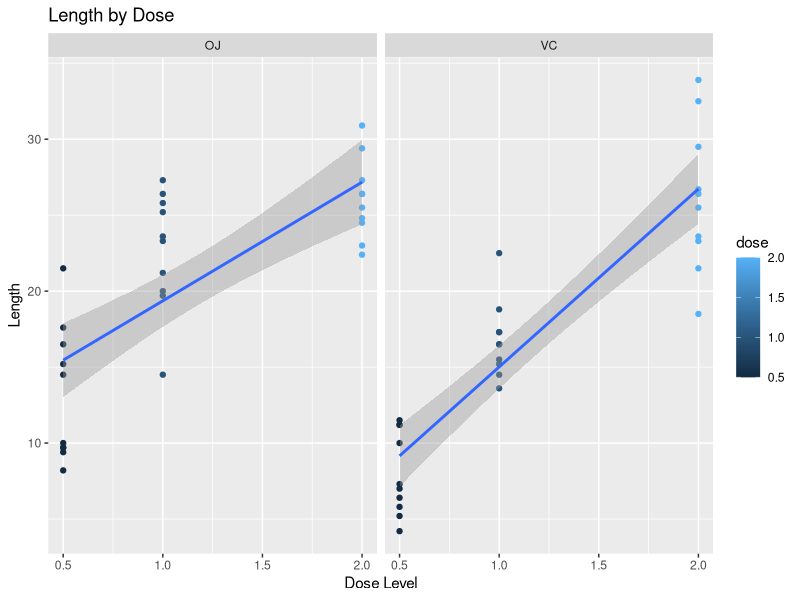

Recreate this plot in R.
## ---- chunk 1
library(ggplot2)
data(ToothGrowth)
qplot(dose, len, data=ToothGrowth, geom=c("point", "smooth"), method="lm", formula = y~x, color= dose, main="Length by Dose", facets = . ~ supp, xlab="Dose Level", ylab="Length")
